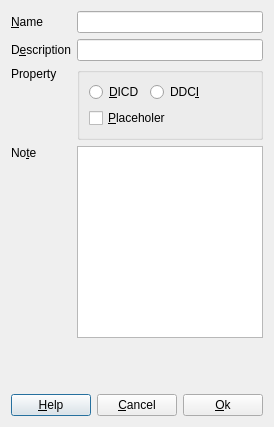
<?xml version="1.0" encoding="UTF-8"?>
<ui version="4.0">
 <class>InsertNode</class>
 <widget class="QDialog" name="InsertNode">
  <property name="geometry">
   <rect>
    <x>0</x>
    <y>0</y>
    <width>271</width>
    <height>427</height>
   </rect>
  </property>
  <layout class="QGridLayout" name="gridLayout_4">
   <item row="0" column="0">
    <layout class="QGridLayout" name="gridLayout_2">
     <item row="0" column="0">
      <widget class="QLabel" name="labName">
       <property name="text">
        <string>&amp;Name</string>
       </property>
       <property name="buddy">
        <cstring>lineEditName</cstring>
       </property>
      </widget>
     </item>
     <item row="0" column="1">
      <widget class="QLineEdit" name="lineEditName"/>
     </item>
     <item row="1" column="0">
      <widget class="QLabel" name="labDescription">
       <property name="text">
        <string>D&amp;escription</string>
       </property>
       <property name="buddy">
        <cstring>lineEditDescription</cstring>
       </property>
      </widget>
     </item>
     <item row="1" column="1">
      <widget class="QLineEdit" name="lineEditDescription"/>
     </item>
     <item row="2" column="0">
      <widget class="QLabel" name="labProperty">
       <property name="sizePolicy">
        <sizepolicy hsizetype="Preferred" vsizetype="Preferred">
         <horstretch>0</horstretch>
         <verstretch>0</verstretch>
        </sizepolicy>
       </property>
       <property name="text">
        <string>Property</string>
       </property>
       <property name="alignment">
        <set>Qt::AlignLeading|Qt::AlignLeft|Qt::AlignTop</set>
       </property>
       <property name="buddy">
        <cstring>rBtnDICD</cstring>
       </property>
      </widget>
     </item>
     <item row="2" column="1">
      <widget class="QGroupBox" name="groupBox">
       <property name="title">
        <string/>
       </property>
       <layout class="QGridLayout" name="gridLayout">
        <item row="0" column="2">
         <spacer name="horizontalSpacer_2">
          <property name="orientation">
           <enum>Qt::Horizontal</enum>
          </property>
          <property name="sizeHint" stdset="0">
           <size>
            <width>40</width>
            <height>20</height>
           </size>
          </property>
         </spacer>
        </item>
        <item row="1" column="0" colspan="2">
         <widget class="QCheckBox" name="chkBoxPlaceholer">
          <property name="sizePolicy">
           <sizepolicy hsizetype="Preferred" vsizetype="Fixed">
            <horstretch>0</horstretch>
            <verstretch>0</verstretch>
           </sizepolicy>
          </property>
          <property name="text">
           <string>&amp;Placeholer</string>
          </property>
         </widget>
        </item>
        <item row="0" column="0">
         <widget class="QRadioButton" name="rBtnDICD">
          <property name="sizePolicy">
           <sizepolicy hsizetype="Preferred" vsizetype="Fixed">
            <horstretch>0</horstretch>
            <verstretch>0</verstretch>
           </sizepolicy>
          </property>
          <property name="text">
           <string>&amp;DICD</string>
          </property>
         </widget>
        </item>
        <item row="0" column="1">
         <widget class="QRadioButton" name="rBtnDDCI">
          <property name="sizePolicy">
           <sizepolicy hsizetype="Preferred" vsizetype="Fixed">
            <horstretch>0</horstretch>
            <verstretch>0</verstretch>
           </sizepolicy>
          </property>
          <property name="text">
           <string>DDC&amp;I</string>
          </property>
         </widget>
        </item>
       </layout>
      </widget>
     </item>
     <item row="3" column="0">
      <widget class="QLabel" name="labNote">
       <property name="text">
        <string>No&amp;te</string>
       </property>
       <property name="alignment">
        <set>Qt::AlignLeading|Qt::AlignLeft|Qt::AlignTop</set>
       </property>
       <property name="buddy">
        <cstring>plainTextEdit</cstring>
       </property>
      </widget>
     </item>
     <item row="3" column="1">
      <widget class="QPlainTextEdit" name="plainTextEdit"/>
     </item>
    </layout>
   </item>
   <item row="1" column="0">
    <spacer name="verticalSpacer">
     <property name="orientation">
      <enum>Qt::Vertical</enum>
     </property>
     <property name="sizeHint" stdset="0">
      <size>
       <width>20</width>
       <height>40</height>
      </size>
     </property>
    </spacer>
   </item>
   <item row="2" column="0">
    <layout class="QGridLayout" name="gridLayout_3">
     <item row="0" column="0">
      <widget class="QPushButton" name="pBtnHelp">
       <property name="text">
        <string>&amp;Help</string>
       </property>
      </widget>
     </item>
     <item row="0" column="1">
      <spacer name="horizontalSpacer">
       <property name="orientation">
        <enum>Qt::Horizontal</enum>
       </property>
       <property name="sizeHint" stdset="0">
        <size>
         <width>40</width>
         <height>20</height>
        </size>
       </property>
      </spacer>
     </item>
     <item row="0" column="2">
      <widget class="QPushButton" name="pBtnCancel">
       <property name="text">
        <string>&amp;Cancel</string>
       </property>
      </widget>
     </item>
     <item row="0" column="3">
      <widget class="QPushButton" name="pBtnOk">
       <property name="text">
        <string>&amp;Ok</string>
       </property>
      </widget>
     </item>
    </layout>
   </item>
  </layout>
 </widget>
 <tabstops>
  <tabstop>lineEditName</tabstop>
  <tabstop>lineEditDescription</tabstop>
  <tabstop>pBtnOk</tabstop>
  <tabstop>pBtnCancel</tabstop>
  <tabstop>pBtnHelp</tabstop>
  <tabstop>plainTextEdit</tabstop>
  <tabstop>rBtnDICD</tabstop>
  <tabstop>rBtnDDCI</tabstop>
  <tabstop>chkBoxPlaceholer</tabstop>
 </tabstops>
 <resources/>
 <connections/>
</ui>
